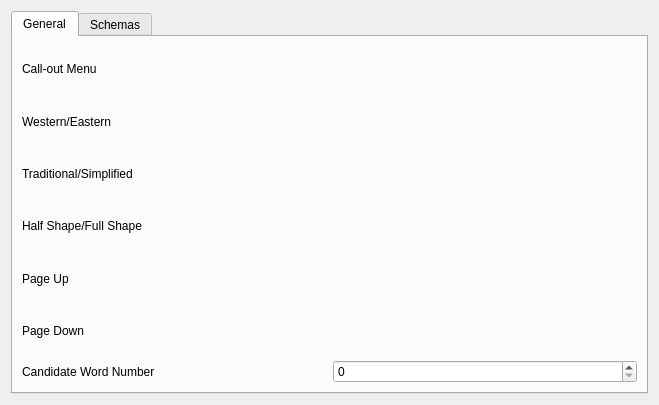
<?xml version="1.0" encoding="UTF-8"?>
<ui version="4.0">
  <class>MainUI</class>
  <widget class="QWidget" name="MainUI">
    <property name="geometry">
      <rect>
	<x>0</x>
	<y>0</y>
	<width>659</width>
	<height>405</height>
      </rect>
    </property>
    <property name="windowTitle">
      <string>MainWindow</string>
    </property>
    <property name="windowIcon">
      <iconset theme="fcitx-rime">
	<normaloff/>
      </iconset>
    </property>
    <layout class="QVBoxLayout" name="verticalLayout_overview">
      <item>
	<widget class="QTabWidget" name="frcu_tab">
	  <widget class="QWidget" name="general_tab">
	    <attribute name="title">
	      <string>General</string>
	    </attribute>
	    <layout class="QVBoxLayout" name="verticallayout_general">
	      
	      <item>
		<layout class="QHBoxLayout" name="horizontalLayout_toggle">
		  <item>
		    <widget class="QLabel" name="toggle_label">
		      <property name="text"><string>Call-out Menu</string></property>
		    </widget>
		  </item>
		  <item>
		    <widget class="FcitxQtKeySequenceWidget" name="toggle_shortcut">
		      <property name="multiKeyShortcutsAllowed"><bool>false</bool></property>
		    </widget>
		  </item>
		  <item>
		    <widget class="FcitxQtKeySequenceWidget" name="toggle_shortcut_2">
		      <property name="multiKeyShortcutsAllowed"><bool>false</bool></property>
		    </widget>
		  </item>
		</layout>
	      </item>

	      
	      <item>
		<layout class="QHBoxLayout" name="horizontalLayout_ascii">
		  <item>
		    <widget class="QLabel" name="toggle_ascii">
		      <property name="text"><string>Western/Eastern</string></property>
		    </widget>
		  </item>
		  <item>
		    <widget class="FcitxQtKeySequenceWidget" name="shortcut_ascii">
		      <property name="multiKeyShortcutsAllowed"><bool>false</bool></property>
		    </widget>
		  </item>
		</layout>
	      </item>

	      <item>
		<layout class="QHBoxLayout" name="horizontalLayout_trasim">
		  <item>
		    <widget class="QLabel" name="toggle_trasim">
		      <property name="text"><string>Traditional/Simplified</string></property>
		    </widget>
		  </item>
		  <item>
		    <widget class="FcitxQtKeySequenceWidget" name="trasim_shortcut">
		      <property name="multiKeyShortcutsAllowed"><bool>false</bool></property>
		    </widget>
		  </item>
		</layout>
	      </item>

	      <item>
		<layout class="QHBoxLayout" name="horizontalLayout_hfshape">
		  <item>
		    <widget class="QLabel" name="toggle_hfshape">
		      <property name="text"><string>Half Shape/Full Shape</string></property>
		    </widget>
		  </item>
		  <item>
		    <widget class="FcitxQtKeySequenceWidget" name="hotkey_hfshape">
		      <property name="multiKeyShortcutsAllowed"><bool>false</bool></property>
		    </widget>
		  </item>
		</layout>
	      </item>

	      <item>
		<layout class="QHBoxLayout" name="horizontalLayout_pageup">
		  <item>
		    <widget class="QLabel" name="label_pageup">
		      <property name="text"><string>Page Up</string></property>
		    </widget>
		  </item>
		  <item>
		    <widget class="FcitxQtKeySequenceWidget" name="hotkey_pageup">
		      <property name="multiKeyShortcutsAllowed"><bool>false</bool></property>
		    </widget>
		  </item>
		</layout>
	      </item>

	      <item>
		<layout class="QHBoxLayout" name="horizontalLayout_pagedown">
		  <item>
		    <widget class="QLabel" name="label_pagedown">
		      <property name="text"><string>Page Down</string></property>
		    </widget>
		  </item>
		  <item>
		    <widget class="FcitxQtKeySequenceWidget" name="hotkey_pagedown">
		      <property name="multiKeyShortcutsAllowed"><bool>false</bool></property>
		    </widget>
		  </item>
		</layout>
	      </item>


		

	      <item>
		<layout class="QHBoxLayout" name="horizontalLayout_toggle1">
		  <item>
		    <widget class="QLabel" name="candidate_word_number_label">
		      <property name="text"><string>Candidate Word Number</string></property>
		    </widget>
		  </item>
		  <item>
		     <widget class="QSpinBox" name="cand_cnt_spinbox" >
		       <property name="objectName" >
			 <string notr="true" >CandidateWordNumber</string>
		       </property>
		     </widget>
		  </item>
		</layout>
	      </item>
	    </layout>
	  </widget> <!-- general_tab -->
	  <widget class="QWidget" name="schemas_tab">
	    <attribute name="title">
	      <string>Schemas</string>
	    </attribute>
	   <layout class="QGridLayout" name="gridLayout">

	     <item row="3" column="0">
	       <spacer name="horizontalSpacer_2">
		 <property name="orientation">
		   <enum>Qt::Horizontal</enum>
		 </property>
		 <property name="sizeType">
		   <enum>QSizePolicy::Fixed</enum>
		 </property>
		 <property name="sizeHint" stdset="0">
		   <size>
		     <width>20</width>
		     <height>20</height>
		   </size>
		 </property>
	       </spacer>
	     </item>
	     <item row="3" column="1" colspan="2">
	       <layout class="QHBoxLayout" name="horizontalLayout">
		 <item>
		   <layout class="QVBoxLayout" name="verticalLayout">
		     <item>
		       <widget class="QLabel" name="label">
			 <property name="text">
			   <string>Available Input Schemas:</string>
			 </property>
		       </widget>
		     </item>
		     <item>
		       <widget class="QLineEdit" name="filterTextEdit"/>
		     </item>
		     <item>
		       <widget class="QListView" name="availIMView">
		       </widget>
		     </item>
		   </layout>
		 </item>
		 <item>
		   <layout class="QVBoxLayout" name="verticalLayout_3">
		     <item>
		       <spacer name="verticalSpacer">
			 <property name="orientation">
			   <enum>Qt::Vertical</enum>
			 </property>
			 <property name="sizeHint" stdset="0">
			   <size>
			     <width>20</width>
			     <height>40</height>
			   </size>
			 </property>
		       </spacer>
		     </item>
		     <item>
		       <widget class="QPushButton" name="addIMButton">
			 <property name="enabled">
			   <bool>false</bool>
			 </property>
		       </widget>
		     </item>
		     <item>
		       <widget class="QPushButton" name="removeIMButton">
			 <property name="enabled">
			   <bool>false</bool>
			 </property>
		       </widget>
		     </item>
		     <item>
		       <spacer name="verticalSpacer_2">
			 <property name="orientation">
			   <enum>Qt::Vertical</enum>
			 </property>
			 <property name="sizeHint" stdset="0">
			   <size>
			     <width>20</width>
			     <height>40</height>
			   </size>
			 </property>
		       </spacer>
		     </item>
		   </layout>
		 </item>
		 <item>
		   <layout class="QVBoxLayout" name="verticalLayout_2">
		     <item>
		       <widget class="QLabel" name="label_2">
			 <property name="text">
			   <string>Active Input Schemas:</string>
			 </property>
		       </widget>
		     </item>
		     <item>
		       <widget class="QListView" name="currentIMView"/>
		     </item>
		   </layout>
		 </item>
		 <item>
		   <layout class="QVBoxLayout" name="verticalLayout_4">
		     <item>
		       <spacer name="verticalSpacer_3">
			 <property name="orientation">
			   <enum>Qt::Vertical</enum>
			 </property>
			 <property name="sizeHint" stdset="0">
			   <size>
			     <width>20</width>
			     <height>40</height>
			   </size>
			 </property>
		       </spacer>
		     </item>
		     <item>
		       <widget class="QPushButton" name="moveUpButton">
			 <property name="enabled">
			   <bool>false</bool>
			 </property>
		       </widget>
		     </item>
		     <item>
		       <widget class="QPushButton" name="moveDownButton">
			 <property name="enabled">
			   <bool>false</bool>
			 </property>
		       </widget>
		     </item>
		     <item>
		       <widget class="QPushButton" name="configureButton"/>
		     </item>
		     <item>
      <spacer name="verticalSpacer_4">
			 <property name="orientation">
			   <enum>Qt::Vertical</enum>
			 </property>
			 <property name="sizeHint" stdset="0">
			   <size>
			     <width>20</width>
			     <height>40</height>
			   </size>
			 </property>
		       </spacer>
		     </item>
		   </layout>
		 </item>
	       </layout>
	     </item>

	     <item row="2" column="0" colspan="3">
	       <widget class="QLabel" name="label_4">
           <property name="toolTip">
            <string/>
           </property>
           <property name="text">
            <string>&lt;b&gt;Select Input Schema:&lt;/b&gt;</string>
           </property>
	       </widget>
	     </item>
	   </layout> 
	  </widget><!-- schemas -->
	</widget> <!-- QTabwidget -->
  </item>
  </layout>
  </widget>
  <customwidgets>
    <customwidget>
      <class>FcitxQtKeySequenceWidget</class>
      <extends>QWidget</extends>
      <header>fcitxqtkeysequencewidget.h</header>
    </customwidget>
  </customwidgets>
  <resources/>
  <connections/>
</ui>
